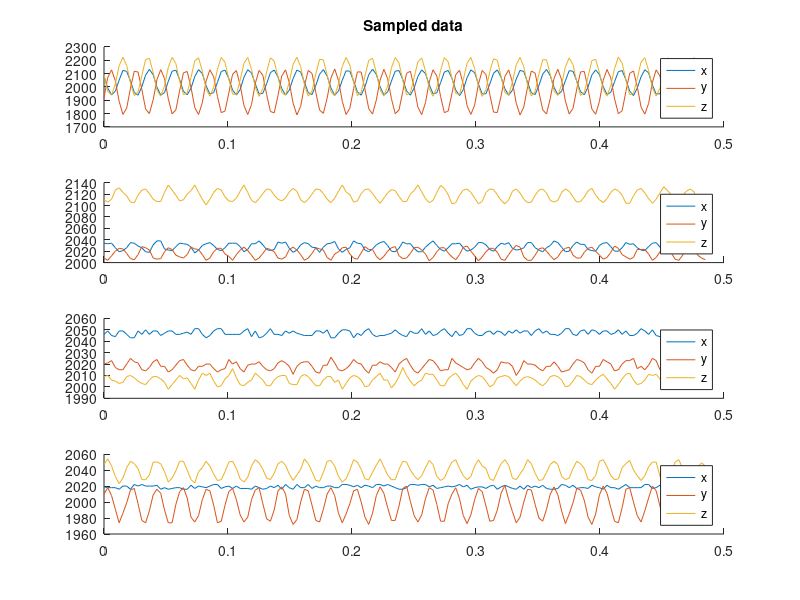
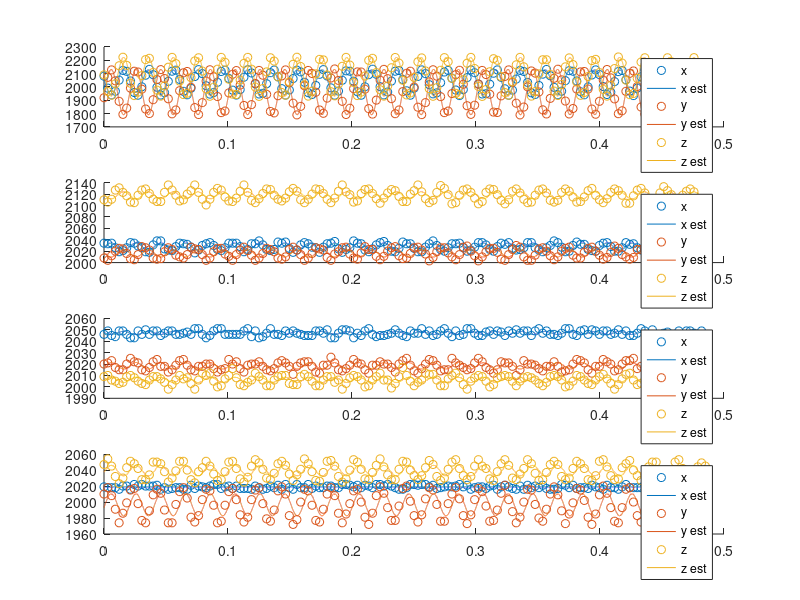
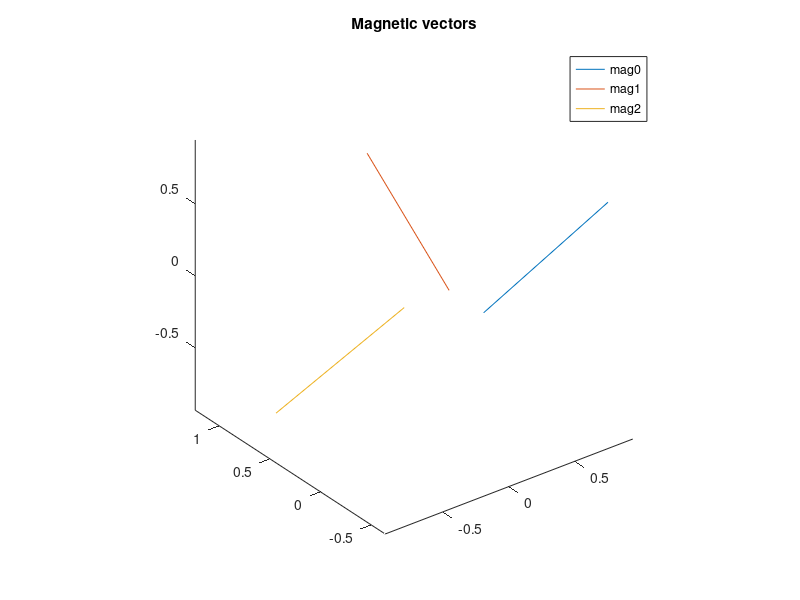
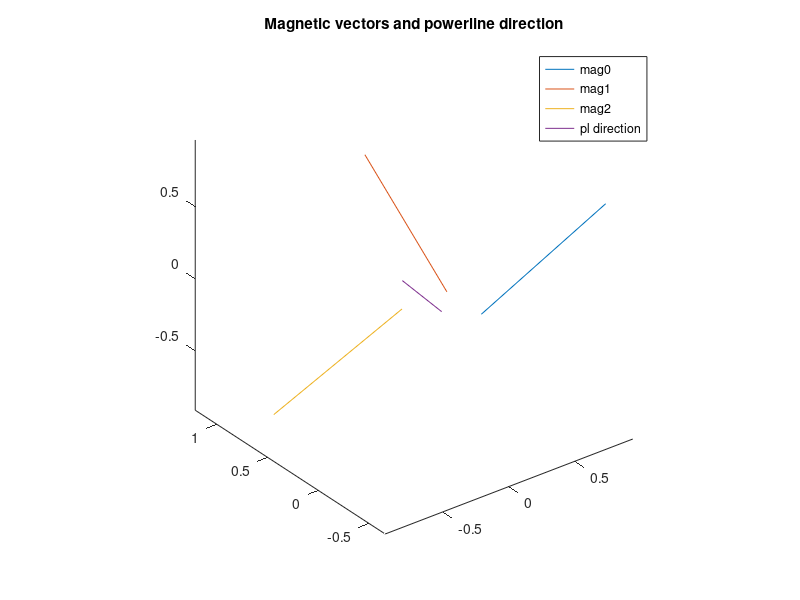

The MATLAB source for these figures, in order:
%% Parameters
yaw_mag0 = -deg2rad(90+45);
yaw_mag1 = deg2rad(90+45);
yaw_mag2 = deg2rad(45);
yaw_mag3 = -deg2rad(45);

R_mag0 = [  cos(yaw_mag0) -sin(yaw_mag0) 0;
            sin(yaw_mag0) cos(yaw_mag0) 0;
            0 0 -1 ];
        
R_mag1 = [  cos(yaw_mag1) -sin(yaw_mag1) 0;
            sin(yaw_mag1) cos(yaw_mag1) 0;
            0 0 -1 ];
        
R_mag2 = [  cos(yaw_mag2) -sin(yaw_mag2) 0;
            sin(yaw_mag2) cos(yaw_mag2) 0;
            0 0 -1 ];
        
R_mag3 = [  cos(yaw_mag3) -sin(yaw_mag3) 0;
            sin(yaw_mag3) cos(yaw_mag3) 0;
            0 0 -1 ];
        
rotations = [R_mag0 R_mag1 R_mag2 R_mag3];

p_mag0 = [1;-1;0]*0.17;
p_mag1 = [1;1;0]*0.17;
p_mag2 = [-1;1;0]*0.17;
p_mag3 = [-1;-1;0]*0.17;

positions = [p_mag0 p_mag1 p_mag2 p_mag3];

%% Load data
mag_data = importdata('direction_test/0yz/1.txt');
mag_data = mag_data.data;

mag0_samples = mag_data(:,13:15);
mag0_ts = mag_data(:,1:3);
mag0_times = zeros(size(mag0_ts));

mag1_samples = mag_data(:,16:18);
mag1_ts = mag_data(:,4:6);
mag1_times = zeros(size(mag1_ts));

mag2_samples = mag_data(:,19:21);
mag2_ts = mag_data(:,7:9);
mag2_times = zeros(size(mag2_ts));

mag3_samples = mag_data(:,22:24);
mag3_ts = mag_data(:,10:12);
mag3_times = zeros(size(mag3_ts));

%% Compute time
for i=1:length(mag0_times(:,1))
    if (i == 1)
        mag0_times(i,1) = 0;
    else
        mag0_times(i,1) = mag0_times(i-1,1) + mag0_ts(i,1) * 10^(-8);
    end
    
    mag0_times(i,2) = mag0_times(i,1) + mag0_ts(i,2) * 10^(-8);
    mag0_times(i,3) = mag0_times(i,1) + mag0_ts(i,3) * 10^(-8);
    
    mag1_times(i,1) = mag0_times(i,1) + mag1_ts(i,1) * 10^(-8);
    mag1_times(i,2) = mag0_times(i,1) + mag1_ts(i,2) * 10^(-8);
    mag1_times(i,3) = mag0_times(i,1) + mag1_ts(i,3) * 10^(-8);
    
    mag2_times(i,1) = mag0_times(i,1) + mag2_ts(i,1) * 10^(-8);
    mag2_times(i,2) = mag0_times(i,1) + mag2_ts(i,2) * 10^(-8);
    mag2_times(i,3) = mag0_times(i,1) + mag2_ts(i,3) * 10^(-8);
    
    mag3_times(i,1) = mag0_times(i,1) + mag3_ts(i,1) * 10^(-8);
    mag3_times(i,2) = mag0_times(i,1) + mag3_ts(i,2) * 10^(-8);
    mag3_times(i,3) = mag0_times(i,1) + mag3_ts(i,3) * 10^(-8);
end

%% Concatenate data
mag_times = zeros(length(mag0_times(:,1)), 12);
mag_samples = zeros(length(mag0_times(:,1)), 12);

mag_times(:,1:3) = mag0_times;
mag_times(:,4:6) = mag1_times;
mag_times(:,7:9) = mag2_times;
mag_times(:,10:12) = mag3_times;

mag_samples(:,1:3) = mag0_samples;
mag_samples(:,4:6) = mag1_samples;
mag_samples(:,7:9) = mag2_samples;
mag_samples(:,10:12) = mag3_samples;

%% Plot sampled data
for i=1:4
    subplot(4,1,i);
    hold on;
    
    for j=1:3
        plot(mag_times(:,(i-1)*3+j), mag_samples(:,(i-1)*3+j));
    end
    
    legend("x","y","z");
    
    if (i == 1) 
        title("Sampled data")
    end
        
    hold off;
end

%% Find min-max-diff
max_vals = -inf*ones(12,1);
min_vals = inf*ones(12,1);

for i=1:12
    for j=1:length(mag_samples(:,i))
        if (mag_samples(j,i) > max_vals(i)) 
            max_vals(i) = mag_samples(j,i);
        end
        
        if (mag_samples(j,i) < min_vals(i))
            min_vals(i) = mag_samples(j,i);
        end
    end
end

diffs = max_vals - min_vals;

%% Find phase
[max_diff, phase_ref_idx] = max(diffs);

% max_time = mag_times(end, phase_ref_idx);
% min_time = mag_times(1, phase_ref_idx);
% 
% max_point_offsets = [];
% idx = 1;
% 
% while true
%     next_time = min_time + 1/50;
%     
%     if (next_time > max_time)
%         break;
%     end
%     
%     one_period_idx = find(mag_times(idx:end,phase_ref_idx) < next_time);
%     
%     last_idx = one_period_idx(end) + idx - 1;
%     
%     one_period = mag_samples(idx:last_idx, phase_ref_idx);
%     one_period_times = mag_times(idx:last_idx, phase_ref_idx);
%     
%     [max_val, max_idx] = max(one_period);
%     
%     max_idx = max_idx + idx - 1;
%     
%     max_val_time = mag_times(max_idx, phase_ref_idx);
%     
%     max_time_offset = max_val_time - min_time + mag_times(1, phase_ref_idx);
%     
%     max_point_offsets = [max_point_offsets;max_time_offset];
%     
%     min_time = next_time;
%     idx = last_idx + 1;    
% end
% 
% avg_offset = mean(max_point_offsets);
% phase = (avg_offset/(1/50)) * 2*pi;

A_phase = zeros(size(mag_samples,1), 3);
b_phase = zeros(size(mag_samples,1), 1);

for i=1:size(mag_samples,1)
    A_phase(i,1) = 1;
    A_phase(i,2) = sin(2*pi*50*mag_times(i,phase_ref_idx));
    A_phase(i,3) = cos(2*pi*50*mag_times(i,phase_ref_idx));
    
    b_phase(i) = mag_samples(i,phase_ref_idx);
end

x_phase = (A_phase'*A_phase)\A_phase'*b_phase;

phase = atan(x_phase(3)/x_phase(2));

%% Sine LLS
n_samples = length(mag_samples(:,1));

A_sine = zeros(n_samples*12, 12+12);
b_sine = zeros(n_samples*12, 1);

for i=1:12
    offset_idx = i;
        
    for j=1:n_samples
        idx = (i-1)*n_samples+j;
        A_sine(idx, offset_idx) = 1;
        
        A_sine(idx,12+i) = sin(2*pi*50*mag_times(j,i)+phase);
        
        b_sine(idx) = mag_samples(j,i);
    end
end

x_sine = (A_sine'*A_sine)\A_sine'*b_sine;

est_offsets = x_sine(1:12);
est_amplitudes = x_sine(13:24);

%% Plot reconstructed sines data
figure;

title("Reconstructed sines");

for i=1:4
    subplot(4,1,i);
    hold on;
    
    for j=1:3
        plot_times = [mag_times(1,(i-1)*3+j):0.00001:mag_times(end,(i-1)*3+j)];
        scatter(mag_times(:,(i-1)*3+j), mag_samples(:,(i-1)*3+j));
        plot(plot_times, est_offsets((i-1)*3+j)+est_amplitudes((i-1)*3+j).*sin(2*pi*50.*plot_times+phase));
    end
    
    legend("x","x est", "y","y est","z","z est");
    
    hold off;
end

%% Rotate and normalize vectors
mag_vecs = zeros(3,4);
norm_mag_vecs = zeros(3,4);

for i=1:4
    vec = est_amplitudes((i-1)*3+1:i*3);
    vec = rotations(:,(i-1)*3+1:i*3) * vec;
    mag_vecs(:,i) = vec;
    norm_mag_vecs(:,i) = vec ./ norm(vec);
end

%% Plot mag vectors
figure;
% for i=1:4
for i=1:3
%     plot3([positions(1,i)*5 positions(1,i)*5+norm_mag_vecs(1,i)], ...
%         [positions(2,i)*5 positions(2,i)*5+norm_mag_vecs(2,i)], ...
%         [positions(3,i)*5 positions(3,i)*5+norm_mag_vecs(3,i)]);
    plot3([positions(1,i) positions(1,i)+norm_mag_vecs(1,i)], ...
        [positions(2,i) positions(2,i)+norm_mag_vecs(2,i)], ...
        [positions(3,i) positions(3,i)+norm_mag_vecs(3,i)]);
    hold on;
end

hold off;
legend("mag0", "mag1", "mag2", "mag3");
title("Magnetic vectors");
axis equal;

%% Compute pl direction
cross_vecs = [];

% for i=1:3
for i=1:2
%     for j=i+1:4
    for j=i+1:3
        if (abs(dot(norm_mag_vecs(:,i), norm_mag_vecs(:,j))) > 0.95)
            continue;
        end
        
        cross_vec = cross(norm_mag_vecs(:,i), norm_mag_vecs(:,j));
        cross_vec = cross_vec ./ norm(cross_vec);
        
        if (~isempty(cross_vecs))
            if (dot(cross_vecs(:,1), cross_vec) < 0)
                cross_vec = -cross_vec;
            end 
        end
        
        cross_vecs = [cross_vecs cross_vec];
    end
end

pl_dir = mean(cross_vecs,2);

%% Plot pl direction
figure;
% for i=1:4
for i=1:3
%     plot3([positions(1,i)*5 positions(1,i)*5+norm_mag_vecs(1,i)], ...
%         [positions(2,i)*5 positions(2,i)*5+norm_mag_vecs(2,i)], ...
%         [positions(3,i)*5 positions(3,i)*5+norm_mag_vecs(3,i)]);
    plot3([positions(1,i) positions(1,i)+norm_mag_vecs(1,i)], ...
        [positions(2,i) positions(2,i)+norm_mag_vecs(2,i)], ...
        [positions(3,i) positions(3,i)+norm_mag_vecs(3,i)]);
    hold on;
end


% for i=1:size(cross_vecs,2)
%     plot3([0 cross_vecs(1,i)], [0 cross_vecs(2,i)], [0 cross_vecs(3,i)]);
%     hold on;
% end

plot3([0 pl_dir(1)], [0 pl_dir(2)], [0 pl_dir(3)]);

axis equal;

hold off;
% legend("mag0", "mag1", "mag2", "mag3", "pl direction");
legend("mag0", "mag1", "mag2", "pl direction");
title("Magnetic vectors and powerline direction");

%% Compute projected magnetometer positions
proj_mag_positions = zeros(3,4);

for i=1:4
    alpha = - dot(pl_dir, positions(:,i)) / dot(pl_dir, pl_dir);
    proj_mag_pos = positions(:,i) + alpha * pl_dir;
    proj_mag_positions(:,i) = proj_mag_pos;
end

%% Powerline position LLS
% A_pos = zeros(5, 3);
A_pos = zeros(4, 3);
% b_pos = zeros(5);
b_pos = zeros(4, 1);

A_pos(1,:) = pl_dir';

% for i=1:4
for i=1:3
    A_pos(i+1,:) = norm_mag_vecs(:,i)';
    b_pos(i+1) = dot(norm_mag_vecs(:,i), proj_mag_positions(:,i));
end

x_pos = (A_pos'*A_pos)\A_pos'*b_pos;

x_pos




























